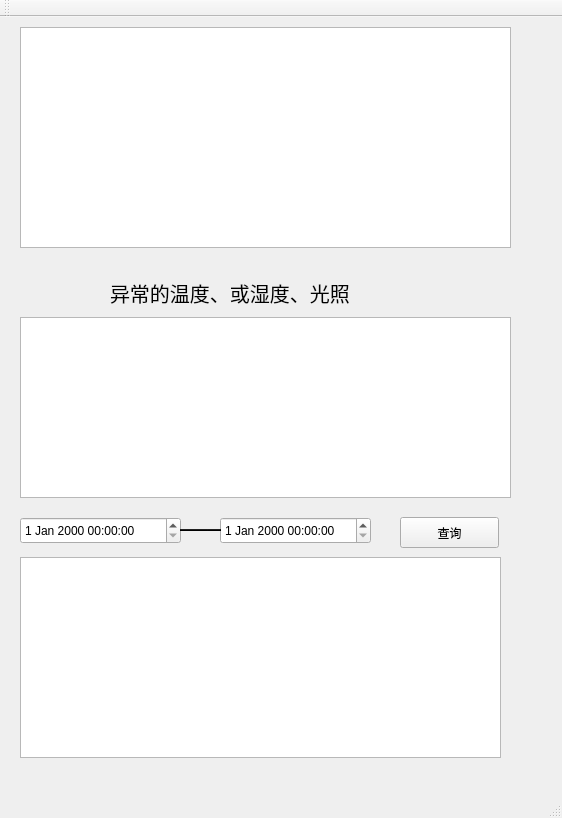
<?xml version="1.0" encoding="UTF-8"?>
<ui version="4.0">
 <class>MainWindow</class>
 <widget class="QMainWindow" name="MainWindow">
  <property name="geometry">
   <rect>
    <x>0</x>
    <y>0</y>
    <width>562</width>
    <height>818</height>
   </rect>
  </property>
  <property name="windowTitle">
   <string>MainWindow</string>
  </property>
  <widget class="QWidget" name="centralWidget">
   <widget class="QTableView" name="tableView">
    <property name="geometry">
     <rect>
      <x>20</x>
      <y>10</y>
      <width>491</width>
      <height>221</height>
     </rect>
    </property>
   </widget>
   <widget class="QDateTimeEdit" name="dateTimeEdit">
    <property name="geometry">
     <rect>
      <x>20</x>
      <y>500</y>
      <width>161</width>
      <height>27</height>
     </rect>
    </property>
   </widget>
   <widget class="QDateTimeEdit" name="dateTimeEdit_2">
    <property name="geometry">
     <rect>
      <x>220</x>
      <y>500</y>
      <width>151</width>
      <height>27</height>
     </rect>
    </property>
   </widget>
   <widget class="QLabel" name="label">
    <property name="geometry">
     <rect>
      <x>180</x>
      <y>500</y>
      <width>41</width>
      <height>20</height>
     </rect>
    </property>
    <property name="font">
     <font>
      <pointsize>20</pointsize>
     </font>
    </property>
    <property name="text">
     <string>——</string>
    </property>
   </widget>
   <widget class="QTableView" name="tableView_2">
    <property name="geometry">
     <rect>
      <x>20</x>
      <y>540</y>
      <width>481</width>
      <height>201</height>
     </rect>
    </property>
   </widget>
   <widget class="QPushButton" name="pushButton">
    <property name="geometry">
     <rect>
      <x>400</x>
      <y>500</y>
      <width>99</width>
      <height>31</height>
     </rect>
    </property>
    <property name="text">
     <string>查询</string>
    </property>
   </widget>
   <widget class="QLabel" name="label_2">
    <property name="geometry">
     <rect>
      <x>110</x>
      <y>260</y>
      <width>311</width>
      <height>31</height>
     </rect>
    </property>
    <property name="font">
     <font>
      <pointsize>15</pointsize>
     </font>
    </property>
    <property name="text">
     <string>异常的温度、或湿度、光照</string>
    </property>
   </widget>
   <widget class="QTableView" name="tableView_3">
    <property name="geometry">
     <rect>
      <x>20</x>
      <y>300</y>
      <width>491</width>
      <height>181</height>
     </rect>
    </property>
   </widget>
  </widget>
  <widget class="QMenuBar" name="menuBar">
   <property name="geometry">
    <rect>
     <x>0</x>
     <y>0</y>
     <width>562</width>
     <height>26</height>
    </rect>
   </property>
  </widget>
  <widget class="QToolBar" name="mainToolBar">
   <attribute name="toolBarArea">
    <enum>TopToolBarArea</enum>
   </attribute>
   <attribute name="toolBarBreak">
    <bool>false</bool>
   </attribute>
  </widget>
  <widget class="QStatusBar" name="statusBar"/>
 </widget>
 <layoutdefault spacing="6" margin="11"/>
 <resources/>
 <connections/>
</ui>
